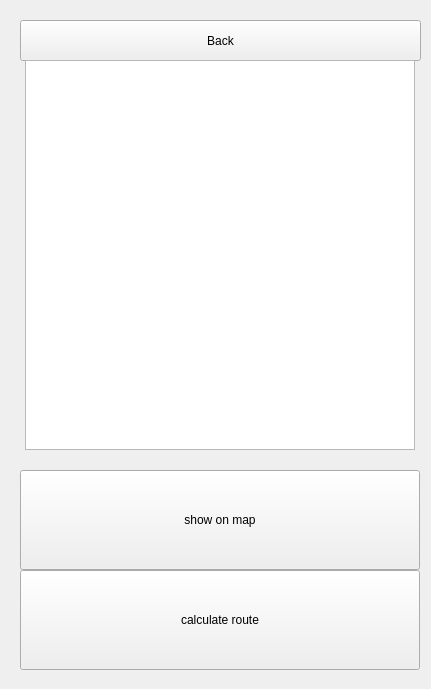
      <widget class="QWidget" name="page14">
       <widget class="QPushButton" name="button_goBack14">
        <property name="geometry">
         <rect>
          <x>20</x>
          <y>20</y>
          <width>401</width>
          <height>41</height>
         </rect>
        </property>
        <property name="text">
         <string>Back</string>
        </property>
       </widget>
       <widget class="QPushButton" name="button_calculateRoute14">
        <property name="geometry">
         <rect>
          <x>20</x>
          <y>570</y>
          <width>400</width>
          <height>100</height>
         </rect>
        </property>
        <property name="minimumSize">
         <size>
          <width>400</width>
          <height>100</height>
         </size>
        </property>
        <property name="maximumSize">
         <size>
          <width>400</width>
          <height>100</height>
         </size>
        </property>
        <property name="text">
         <string>calculate route</string>
        </property>
       </widget>
       <widget class="QTableWidget" name="table_hospital">
        <property name="geometry">
         <rect>
          <x>25</x>
          <y>60</y>
          <width>390</width>
          <height>390</height>
         </rect>
        </property>
        <property name="minimumSize">
         <size>
          <width>390</width>
          <height>390</height>
         </size>
        </property>
        <property name="maximumSize">
         <size>
          <width>390</width>
          <height>390</height>
         </size>
        </property>
       </widget>
       <widget class="QgsMapCanvas" name="QgsMapCanvas14" native="true">
        <property name="geometry">
         <rect>
          <x>20</x>
          <y>10</y>
          <width>402</width>
          <height>670</height>
         </rect>
        </property>
        <property name="minimumSize">
         <size>
          <width>402</width>
          <height>670</height>
         </size>
        </property>
        <property name="maximumSize">
         <size>
          <width>402</width>
          <height>670</height>
         </size>
        </property>
       </widget>
       <widget class="QPushButton" name="button_showOnMap14">
        <property name="geometry">
         <rect>
          <x>20</x>
          <y>470</y>
          <width>400</width>
          <height>100</height>
         </rect>
        </property>
        <property name="minimumSize">
         <size>
          <width>400</width>
          <height>100</height>
         </size>
        </property>
        <property name="maximumSize">
         <size>
          <width>400</width>
          <height>100</height>
         </size>
        </property>
        <property name="text">
         <string>show on map</string>
        </property>
       </widget>
       <zorder>QgsMapCanvas14</zorder>
       <zorder>button_goBack14</zorder>
       <zorder>button_calculateRoute14</zorder>
       <zorder>table_hospital</zorder>
       <zorder>button_showOnMap14</zorder>
      </widget>
